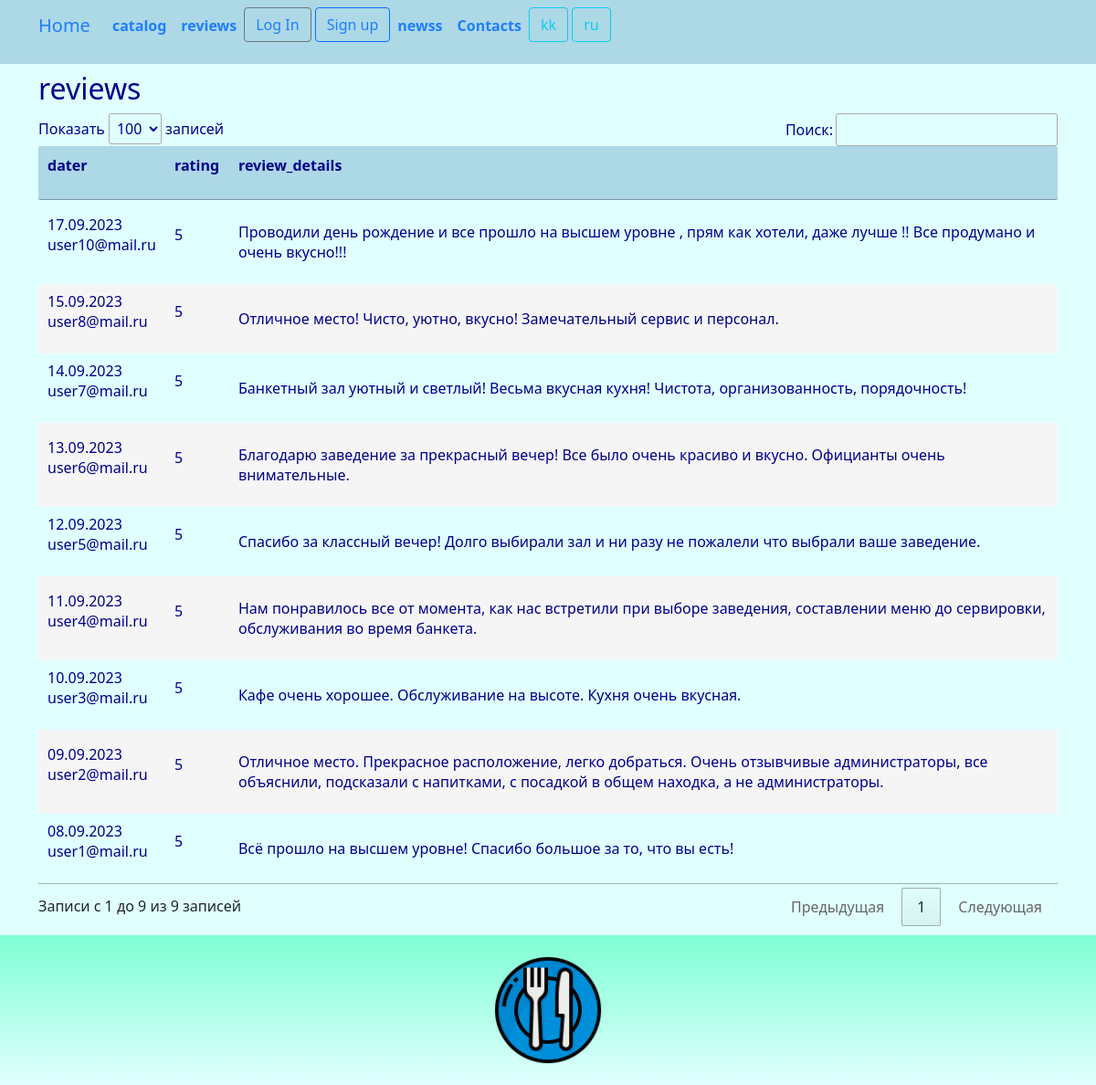
The app's page /review/list/ with its own data.
### star/models.py (models this page shows, shortened)
class Review(models.Model):
    dater = models.DateTimeField(_('dater'), auto_now_add=True)
    client = models.ForeignKey(Client, related_name='review_client', on_delete=models.CASCADE)
    rating = models.IntegerField(_('rating'))
    details = models.TextField(_('review_details'))
    class Meta:
        db_table = 'review'
        indexes = [
            models.Index(fields=['dater']),
        ]
        ordering = ['dater']

class Client(models.Model):
    email = models.CharField(_('client_email'), max_length=128)
    password = models.CharField(_('password'), max_length=128)
    name = models.CharField(_('client_name'), max_length=128)
    phone = models.CharField(_('client_phone'), max_length=32)
    birthday = models.DateTimeField(_('birthday'))
    class Meta:
        db_table = 'client'
        indexes = [
            models.Index(fields=['email']),
            models.Index(fields=['name']),
        ]
        ordering = ['name']

### star/views.py (the view)
# urls.py: path('review/list/', views.review_list, name='review_list'),
def review_list(request):
    try:
        review = Review.objects.all().order_by('-dater')
        return render(request, "review/list.html", {"review": review,})
    except Exception as exception:
        print(exception)
        return HttpResponse(exception)

### templates/review/list.html (shortened to what this page needs)
{% extends "base.html" %}
{% load i18n %}
{% load static %}
{% block content %}
<h2>{% trans "reviews" %}</h2>
{% if review.count > 0 %}
<div class="row">
	<table id="myTable" class="table-manager" style="width:100%">
		<thead>
			<tr>
				<th><p>{% trans "dater" %}</p></th>
				<th><p>{% trans "rating" %}</p></th>
				<th><p>{% trans "review_details" %}</th>
			</tr>
		</thead>
		<tbody>
			{% for r in review %}
			{% if r.rating != None %}
			<tr>
				<td><p>{{ r.dater | date:"d.m.Y"}}<br>{{ r.client.email }}</p></td>
				<td><p>{{ r.rating }}</p></td>
				<td><p>{{ r.details | linebreaks }}</p></td>
			</tr>
			{% endif %}
			{% endfor %}
		</tbody>
	</table>
</div>
{% endif %}
{% endblock content %}

### static/css/styles.css (style rules this page uses)
:root { --navbar-background-color: LightBlue; --navbar-text-color: #1F7EFE; --main-background-color-light: LightCyan; --main-background-color-dark: LightBlue; --main-text-color: DarkBlue; --main-header-color: DarkBlue; --main-text-attention-color: Purple; --footer-background-color-light: LightCyan; --footer-background-color-dark: Aquamarine; --footer-text-color: Teal; --card-background-color-light: LightCyan; --card-background-color-dark: LightBlue; --card-text-color: SeaGreen; --table-background-color-light: LightCyan; --table-background-color-dark: #F5F5F5; --table-text-color: DarkBlue; --star-size: 30px; --star-color: LightYellow; --star-background: Yellow ; }
body { background-color: var(--main-background-color-light); }
h1, h2, h3, h4, h5, h6 { color: var(--main-header-color); }
p, ul, li, label { color: var(--main-text-color); }
.table-manager tbody { width: 100%; background-color: var(--main-background-color-light); border: none; margin-top: 20px; margin-bottom: 20px; }
.table-manager thead th { background-color: var(--main-background-color-dark); color: var(--main-text-color); font-weight: bold; text-align: left; padding: 10px; }
.table-manager thead tr th:first-child { border-radius: 2px 0 0 2px; }
.table-manager thead tr th:last-child { border-radius: 0 2px 2px 0; }
.table-manager tbody td { text-align: left; border: none; padding: 5px 5px; vertical-align: top; }
.table-manager tbody tr:nth-child(odd) { background: var(--table-background-color-light); }
.table-manager tbody tr:nth-child(even) { background: var(--table-background-color-dark); }
.table-manager tbody tr td:first-child { border-radius: 2px 0 0 2px; }
.table-manager tbody tr td:last-child { border-radius: 0 2px 2px 0; }

### records on screen
Review: dater "17.09.2023", client.email "user10@mail.ru", rating "5", details "Проводили день рождение и все прошло на высшем уровне , прям как хотели, даже лучше !! Все продумано и очень вкусно!!!"
Review: dater "15.09.2023", client.email "user8@mail.ru", rating "5", details "Отличное место! Чисто, уютно, вкусно! Замечательный сервис и персонал."
Review: dater "14.09.2023", client.email "user7@mail.ru", rating "5", details "Банкетный зал уютный и светлый! Весьма вкусная кухня! Чистота, организованность, порядочность!"
Review: dater "13.09.2023", client.email "user6@mail.ru", rating "5", details "Благодарю заведение за прекрасный вечер! Все было очень красиво и вкусно. Официанты очень внимательные."
Review: dater "12.09.2023", client.email "user5@mail.ru", rating "5", details "Спасибо за классный вечер! Долго выбирали зал и ни разу не пожалели что выбрали ваше заведение."
Review: dater "11.09.2023", client.email "user4@mail.ru", rating "5", details "Нам понравилось все от момента, как нас встретили при выборе заведения, составлении меню до сервировки, обслуживания во время банкета."
Review: dater "10.09.2023", client.email "user3@mail.ru", rating "5", details "Кафе очень хорошее. Обслуживание на высоте. Кухня очень вкусная."
Review: dater "09.09.2023", client.email "user2@mail.ru", rating "5", details "Отличное место. Прекрасное расположение, легко добраться. Очень отзывчивые администраторы, все объяснили, подсказали с напитками, с посадкой в общем находка, а не администраторы."
Review: dater "08.09.2023", client.email "user1@mail.ru", rating "5", details "Всё прошло на высшем уровне! Спасибо большое за то, что вы есть!"

### other values on screen
{{ language.code }} "kk" "ru"
